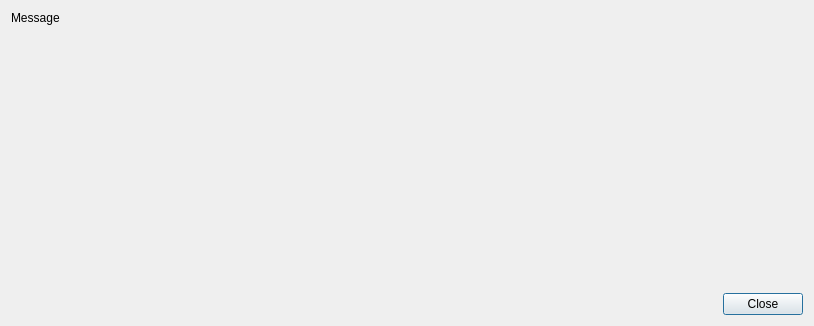
<?xml version="1.0" encoding="UTF-8"?>
<ui version="4.0">
 <class>Dialog</class>
 <widget class="QDialog" name="Dialog">
  <property name="geometry">
   <rect>
    <x>0</x>
    <y>0</y>
    <width>814</width>
    <height>326</height>
   </rect>
  </property>
  <property name="windowTitle">
   <string>Dialog</string>
  </property>
  <layout class="QVBoxLayout" name="verticalLayout">
   <item>
    <widget class="QLabel" name="label">
     <property name="text">
      <string>Message</string>
     </property>
    </widget>
   </item>
   <item>
    <widget class="OutputWindow" name="widget_process_outpud" native="true">
     <property name="sizePolicy">
      <sizepolicy hsizetype="Expanding" vsizetype="Expanding">
       <horstretch>0</horstretch>
       <verstretch>0</verstretch>
      </sizepolicy>
     </property>
    </widget>
   </item>
   <item>
    <widget class="QDialogButtonBox" name="buttonBox">
     <property name="orientation">
      <enum>Qt::Horizontal</enum>
     </property>
     <property name="standardButtons">
      <set>QDialogButtonBox::Close</set>
     </property>
    </widget>
   </item>
  </layout>
 </widget>
 <customwidgets>
  <customwidget>
   <class>OutputWindow</class>
   <extends>QWidget</extends>
   <header>pyqode.core.widgets</header>
   <container>1</container>
  </customwidget>
 </customwidgets>
 <resources/>
 <connections>
  <connection>
   <sender>buttonBox</sender>
   <signal>accepted()</signal>
   <receiver>Dialog</receiver>
   <slot>accept()</slot>
   <hints>
    <hint type="sourcelabel">
     <x>248</x>
     <y>254</y>
    </hint>
    <hint type="destinationlabel">
     <x>157</x>
     <y>274</y>
    </hint>
   </hints>
  </connection>
  <connection>
   <sender>buttonBox</sender>
   <signal>rejected()</signal>
   <receiver>Dialog</receiver>
   <slot>reject()</slot>
   <hints>
    <hint type="sourcelabel">
     <x>316</x>
     <y>260</y>
    </hint>
    <hint type="destinationlabel">
     <x>286</x>
     <y>274</y>
    </hint>
   </hints>
  </connection>
 </connections>
</ui>
